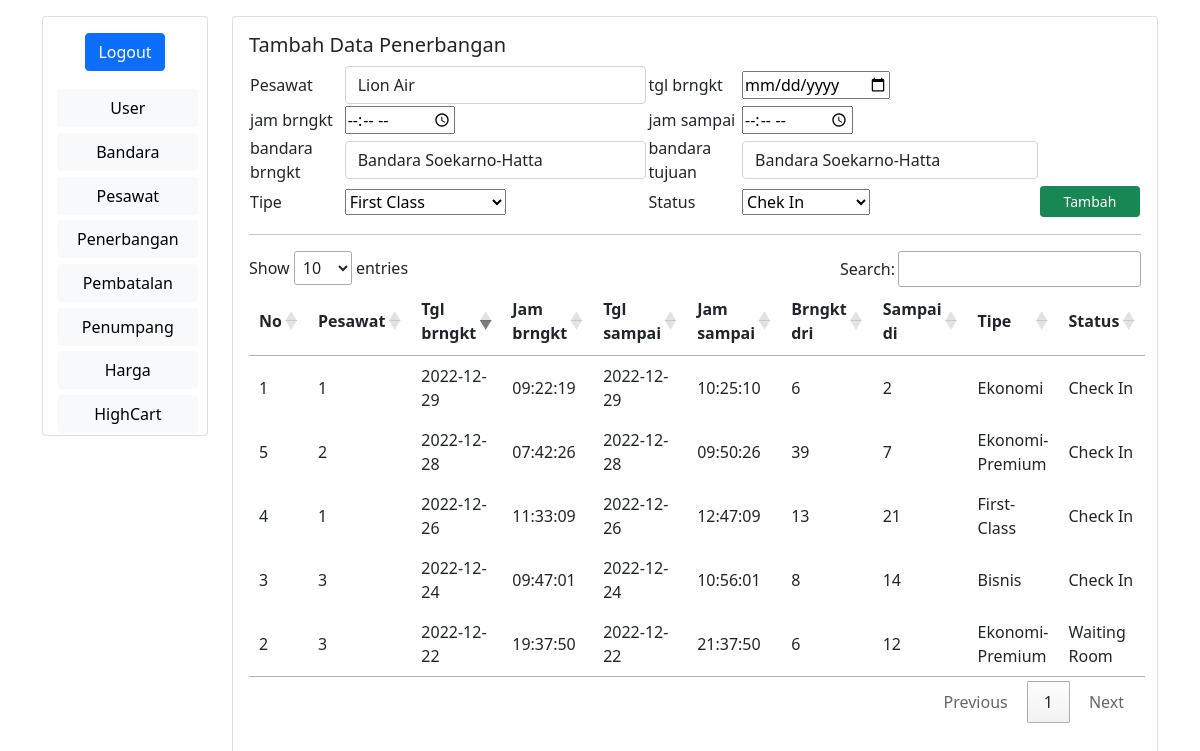
The app's page /penerbangan.php (signed in) with its own data.
### tables this page shows
CREATE TABLE `penerbangan` (
  `id_penerbangan` int(50) NOT NULL,
  `id_pesawat` int(50) NOT NULL,
  `tanggal_berangkat` date NOT NULL,
  `jam_berangkat` time NOT NULL,
  `tanggal_sampai` date NOT NULL,
  `jam_sampai` time NOT NULL,
  `bandara_berangkat` int(50) NOT NULL,
  `bandara_tujuan` int(50) NOT NULL,
  `tipe` enum('Ekonomi','Ekonomi-Premium','Bisnis','First-Class') NOT NULL,
  `status` enum('Check In','Waiting Room','Boarding','Final Call','Departed') NOT NULL
);

### penerbangan.php (the view, shortened to what this page needs)
<?php
     if(isset($_COOKIE['unameA'])){
        $username=$_COOKIE['unameA'];
        $password=$_COOKIE['passA'];
        tampilkanData();
    } else if(isset($_SESSION['usernameA'])){
       tampilkanData();
    } else{
        echo "<center><h1>Anda harus login terlebih dahulu</h1></center>";
    }
?>
<?php function tampilkanData(){
?>
<!DOCTYPE html>
<html>
<head>
	<link href="https://cdn.jsdelivr.net/npm/bootstrap@5.0.2/dist/css/bootstrap.min.css" rel="stylesheet">
</head>
<body>
	<main>
		<div class="container mt-3">
			<div class="row">
				<div class="col-sm-2">
					<div class="card">
						<?php include "dasboardadmin.php"; ?>
					</div>
				</div>
				<div class="col-sm-10">
					<div class="card">
						<div class="card-body">
							<h5 class="card-tittle">Tambah Data Penerbangan</h5>
                            <form action="" method="post" enctype="multipart/form-data">
                                <table>
                                    <tr>
                                    <td>Pesawat</td>
                                        <td>
                                            <select style="width: 100%" name="pesawat" class="form-control" required autofocus>
                                                <?php
                                                    include "koneksi.php";
                                                    $user = mysqli_query($koneksi, "SELECT * FROM pesawat ORDER BY id_pesawat ASC") or die(mysqli_error($koneksi));
                                                    foreach ($user as $data) {
                                                        echo '
                                                        <option value="'.$data['id_pesawat'].'">'.$data['nama'].'</option>';
                                                    }
                                                ?>
                                            </select>
                                        </td>
                                    <td>tgl brngkt</td>
                                        <td><input type="date" name="tglbrngkt"></td>
                                    </tr>
                                    <tr>
                                     <td>jam brngkt</td>
                                        <td><input type="time" name="jambrngkt"></td>
                                    <td>jam sampai</td>
                                        <td><input type="time" name="jamsampai"></td>
                                    </tr>
                                    <tr>
                                    <td>bandara brngkt</td>
                                        <td>
                                            <select style="width: 100%" name="bandarabrngkt" class="form-control" required autofocus>
                                                <?php
                                                    include "koneksi.php";
                                                    $user = mysqli_query($koneksi, "SELECT * FROM bandara ORDER BY id_bandara ASC") or die(mysqli_error($koneksi));
                                                    foreach ($user as $data) {
                                                        echo '
                                                        <option value="'.$data['id_bandara'].'">'.$data['nama'].'</option>';
                                                    }
                                                ?>
                                            </select>
                                        </td>
                                    <td>bandara tujuan</td>
                                        <td>
                                            <select style="width: 100%" name="bandaratujuan" class="form-control" required autofocus>
                                                <?php
                                                    include "koneksi.php";
                                                    $user = mysqli_query($koneksi, "SELECT * FROM bandara ORDER BY id_bandara ASC") or die(mysqli_error($koneksi));
                                                    foreach ($user as $data) {
                                                        echo '
                                                        <option value="'.$data['id_bandara'].'">'.$data['nama'].'</option>';
                                                    }
                                                ?>
                                        </td>
                                    </tr>
                                    <tr>
                                    <td>Tipe</td>
                                        <td>
                                            <select name="tipe">
                                                <option>First Class</option>
                                            </select>
                                        </td>
                                     <td>Status</td>
                                        <td>
                                            <select name="status">
                                                <option>Chek In</option>
                                            </select>
                                        </td>
                                    <td>
                                        <input style="width:100px" type="submit" name="proses" value="Tambah" class="btn btn-success btn-sm">
                                    </td></tr>
                                </table>
                            </form>
                            <hr>
							<table id="tabel-data">
                                <thead class="thead-dark">
                                    <tr>
                                        <th>No</th>
                                        <th>Pesawat</th>
                                        <th>Tgl brngkt</th>
                                        <th>Jam brngkt</th>
                                        <th>Tgl sampai</th>
                                        <th>Jam sampai</th>
                                        <th>Brngkt dri</th>
                                        <th>Sampai di</th>
                                        <th>Tipe</th>
                                        <th>Status</th>
                                    </tr>
                                </thead>
                                <tbody>
                                    <?php
                                    include_once('koneksi.php');
                                    $sql = mysqli_query($koneksi, "SELECT * FROM penerbangan");
                                    foreach ($sql as $row) {
                                    ?>
                                        <tr>
                                            <td><?= $row["id_penerbangan"]; ?></td>
                                            <td><?= $row["id_pesawat"]; ?></td>
                                            <td><?= $row["tanggal_berangkat"]; ?></td>
                                            <td><?= $row["jam_berangkat"]; ?></td>
                                            <td><?= $row["tanggal_sampai"]; ?></td>
                                            <td><?= $row["jam_sampai"]; ?></td>
                                            <td><?= $row["bandara_berangkat"]; ?></td>
                                            <td><?= $row["bandara_tujuan"]; ?></td>
                                            <td><?= $row["tipe"]; ?></td>
                                            <td><?= $row["status"]; ?></td>
                                        </tr>
                                    <?php } ?>
                            </table>
						</div>
					</div>
				</div>
			</div>
		</div>
	</main>
    <link rel="stylesheet" type="text/css" media="screen" href="https://cdn.datatables.net/1.10.24/css/jquery.dataTables.min.css">
</body>
</html>
<?php } ?>

### records on screen
penerbangan: id_penerbangan "1", id_pesawat "1", tanggal_berangkat "2022-12-29", jam_berangkat "09:22:19", tanggal_sampai "2022-12-29", jam_sampai "10:25:10", bandara_berangkat "6", bandara_tujuan "2", tipe "Ekonomi", status "Check In"
penerbangan: id_penerbangan "2", id_pesawat "3", tanggal_berangkat "2022-12-22", jam_berangkat "19:37:50", tanggal_sampai "2022-12-22", jam_sampai "21:37:50", bandara_berangkat "6", bandara_tujuan "12", tipe "Ekonomi-Premium", status "Waiting Room"
penerbangan: id_penerbangan "3", id_pesawat "3", tanggal_berangkat "2022-12-24", jam_berangkat "09:47:01", tanggal_sampai "2022-12-24", jam_sampai "10:56:01", bandara_berangkat "8", bandara_tujuan "14", tipe "Bisnis", status "Check In"
penerbangan: id_penerbangan "4", id_pesawat "1", tanggal_berangkat "2022-12-26", jam_berangkat "11:33:09", tanggal_sampai "2022-12-26", jam_sampai "12:47:09", bandara_berangkat "13", bandara_tujuan "21", tipe "First-Class", status "Check In"
penerbangan: id_penerbangan "5", id_pesawat "2", tanggal_berangkat "2022-12-28", jam_berangkat "07:42:26", tanggal_sampai "2022-12-28", jam_sampai "09:50:26", bandara_berangkat "39", bandara_tujuan "7", tipe "Ekonomi-Premium", status "Check In"

### other values on screen
form field pesawat "Lion Air"
form field bandarabrngkt "Bandara Soekarno-Hatta"
form field bandaratujuan "Bandara Soekarno-Hatta"
